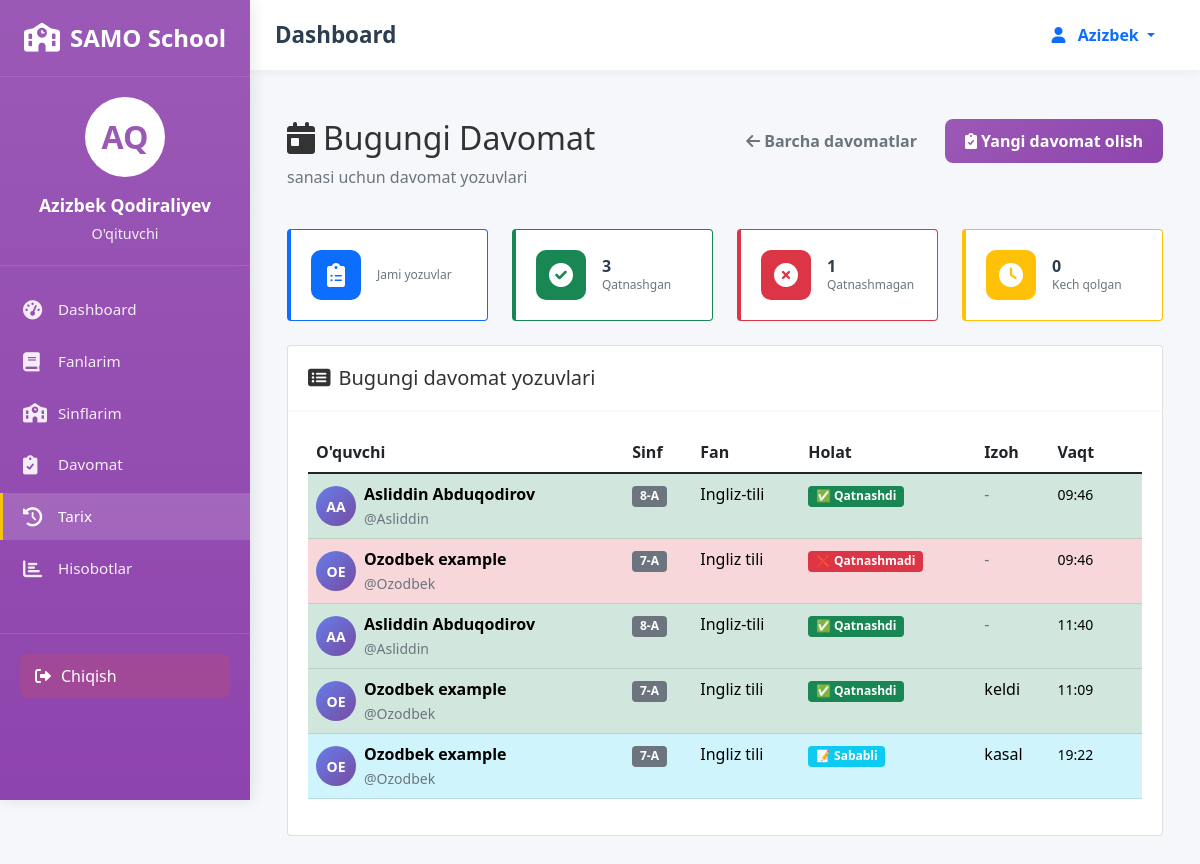
Screenshot of /teacher/my-attendance/ (signed in) with the database file from the repository.
### attendance/models.py (models this page shows, shortened)
class Attendance(models.Model):
    STATUS_CHOICES = [
        ('present', 'Present'),
        ('absent', 'Absent'),
        ('late', 'Late'),
        ('excused', 'Excused'),
    ]
    student = models.ForeignKey(User, on_delete=models.CASCADE, related_name='attendances')
    teacher = models.ForeignKey(User, on_delete=models.CASCADE, related_name='taken_attendances')
    subject = models.ForeignKey(Subject, on_delete=models.CASCADE)
    class_obj = models.ForeignKey(Class, on_delete=models.CASCADE)
    date = models.DateField()
    status = models.CharField(max_length=10, choices=STATUS_CHOICES, default='present')
    notes = models.TextField(blank=True, null=True)
    created_at = models.DateTimeField(auto_now_add=True)
    updated_at = models.DateTimeField(auto_now=True)
    class Meta:
        ordering = ['-date', '-created_at']

class Class(models.Model):
    name = models.CharField(max_length=50)
    teacher = models.ForeignKey(User, on_delete=models.SET_NULL, null=True,
                                related_name='teacher_classes')
    room = models.CharField(max_length=20, blank=True, null=True)
    schedule = models.CharField(max_length=100, blank=True, null=True)
    created_at = models.DateTimeField(auto_now_add=True)

class Subject(models.Model):
    name = models.CharField(max_length=100)
    teacher = models.ForeignKey(User, on_delete=models.SET_NULL, null=True,
                                related_name='teacher_subjects')
    classes = models.ManyToManyField(Class, related_name='subjects')
    lessons_per_week = models.IntegerField(default=1)
    schedule = models.CharField(max_length=100, blank=True, null=True)
    created_at = models.DateTimeField(auto_now_add=True)

### attendance/views.py (the view)
# urls.py: path('teacher/my-attendance/', views.teacher_my_attendance, name='teacher_my_attendance'),
@login_required
def teacher_my_attendance(request):
    if not hasattr(request.user, 'profile') or request.user.profile.role != 'teacher':
        messages.error(request, "Sizda o'qituvchi huquqlari yo'q!")
        return redirect('login')
    date_from = request.GET.get('date_from', '')
    date_to = request.GET.get('date_to', '')
    class_filter = request.GET.get('class', '')
    subject_filter = request.GET.get('subject', '')
    student_filter = request.GET.get('student', '')
    status_filter = request.GET.get('status', '')
    attendance_records = Attendance.objects.filter(
        teacher=request.user
    ).select_related('student', 'subject', 'class_obj').order_by('-date', '-created_at')
    if date_from:
        try:
            attendance_records = attendance_records.filter(date__gte=date_from)
        except:
            pass
    if date_to:
        try:
            attendance_records = attendance_records.filter(date__lte=date_to)
        except:
            pass
    if class_filter:
        attendance_records = attendance_records.filter(class_obj__name__icontains=class_filter)
    if subject_filter:
        attendance_records = attendance_records.filter(subject__name__icontains=subject_filter)
    if student_filter:
        attendance_records = attendance_records.filter(
            Q(student__first_name__icontains=student_filter) |
            Q(student__last_name__icontains=student_filter) |
            Q(student__username__icontains=student_filter)
        )
    if status_filter:
        attendance_records = attendance_records.filter(status=status_filter)
    total_records = attendance_records.count()
    present_count = attendance_records.filter(status='present').count()
    absent_count = attendance_records.filter(status='absent').count()
    late_count = attendance_records.filter(status='late').count()
    excused_count = attendance_records.filter(status='excused').count()
    classes = Class.objects.filter(teacher=request.user).distinct()
    subjects = Subject.objects.filter(teacher=request.user).distinct()
    page = request.GET.get('page', 1)
    paginator = Paginator(attendance_records, 50)  # 50 records per page
    try:
        attendance_records_page = paginator.page(page)
    except PageNotAnInteger:
        attendance_records_page = paginator.page(1)
    except EmptyPage:
        attendance_records_page = paginator.page(paginator.num_pages)
    context = {
        'attendance_records': attendance_records_page,
        'classes': classes,
        'subjects': subjects,
        'total_records': total_records,
        'present_count': present_count,
        'absent_count': absent_count,
        'late_count': late_count,
        'excused_count': excused_count,
        'date_from': date_from,
        'date_to': date_to,
        'class_filter': class_filter,
        'subject_filter': subject_filter,
        'student_filter': student_filter,
        'status_filter': status_filter,
    }
    return render(request, 'attendance/teacher_my_attendance.html', context)

### attendance/templates/attendance/teacher_my_attendance.html (shortened to what this page needs)
{% extends 'attendance/base.html' %}
{% block content %}
<div class="container-fluid py-4">
    <div class="row mb-4">
        <div class="col">
            <div class="page-header">
                <h1 class="h2 mb-2">
                    <i class="fas fa-calendar-day me-2"></i>Bugungi Davomat
                </h1>
                <p class="text-muted">{{ today|date:"d F Y, l" }} sanasi uchun davomat yozuvlari</p>
            </div>
        </div>
        <div class="col-auto">
            <div class="d-flex gap-2">
                <a href="{% url 'teacher_my_attendance' %}" class="btn btn-outline-secondary">
                    <i class="fas fa-arrow-left me-1"></i>Barcha davomatlar
                </a>
                <a href="{% url 'teacher_my_classes' %}" class="btn btn-primary">
                    <i class="fas fa-clipboard-check me-1"></i>Yangi davomat olish
                </a>
            </div>
        </div>
    </div>
    <div class="row mb-4">
        <div class="col-md-3">
            <div class="card stat-card border-primary">
                <div class="card-body">
                    <div class="d-flex align-items-center">
                        <div class="stat-icon bg-primary">
                            <i class="fas fa-clipboard-list"></i>
                        </div>
                        <div class="ms-3">
                            <p class="stat-label text-muted mb-0">Jami yozuvlar</p>
                        </div>
                    </div>
                </div>
            </div>
        </div>
        <div class="col-md-3">
            <div class="card stat-card border-success">
                <div class="card-body">
                    <div class="d-flex align-items-center">
                        <div class="stat-icon bg-success">
                            <i class="fas fa-check-circle"></i>
                        </div>
                        <div class="ms-3">
                            <h3 class="stat-value">{{ present_count }}</h3>
                            <p class="stat-label text-muted mb-0">Qatnashgan</p>
                        </div>
                    </div>
                </div>
            </div>
        </div>
        <div class="col-md-3">
            <div class="card stat-card border-danger">
                <div class="card-body">
                    <div class="d-flex align-items-center">
                        <div class="stat-icon bg-danger">
                            <i class="fas fa-times-circle"></i>
                        </div>
                        <div class="ms-3">
                            <h3 class="stat-value">{{ absent_count }}</h3>
                            <p class="stat-label text-muted mb-0">Qatnashmagan</p>
                        </div>
                    </div>
                </div>
            </div>
        </div>
        <div class="col-md-3">
            <div class="card stat-card border-warning">
                <div class="card-body">
                    <div class="d-flex align-items-center">
                        <div class="stat-icon bg-warning">
                            <i class="fas fa-clock"></i>
                        </div>
                        <div class="ms-3">
                            <h3 class="stat-value">{{ late_count }}</h3>
                            <p class="stat-label text-muted mb-0">Kech qolgan</p>
                        </div>
                    </div>
                </div>
            </div>
        </div>
    </div>
    <div class="card">
        <div class="card-header">
            <h5 class="card-title mb-0">
                <i class="fas fa-list-alt me-2"></i>Bugungi davomat yozuvlari
            </h5>
        </div>
        <div class="card-body">
            {% if attendance_records %}
            <div class="table-responsive">
                <table class="table table-hover">
                    <thead>
                        <tr>
                            <th>O'quvchi</th>
                            <th>Sinf</th>
                            <th>Fan</th>
                            <th>Holat</th>
                            <th>Izoh</th>
                            <th>Vaqt</th>
                        </tr>
                    </thead>
                    <tbody>
                        {% for record in attendance_records %}
                        <tr class="{% if record.status == 'present' %}table-success{% elif record.status == 'absent' %}table-danger{% elif record.status == 'late' %}table-warning{% else %}table-info{% endif %}">
                            <td>
                                <div class="d-flex align-items-center">
                                    <div class="student-avatar me-2">
                                        {{ record.student.first_name|first|upper }}{{ record.student.last_name|first|upper }}
                                    </div>
                                    <div>
                                        <strong>{{ record.student.get_full_name }}</strong>
                                        <br>
                                        <small class="text-muted">@{{ record.student.username }}</small>
                                    </div>
                                </div>
                            </td>
                            <td>
                                <span class="badge bg-secondary">{{ record.class_obj.name }}</span>
                            </td>
                            <td>{{ record.subject.name }}</td>
                            <td>
                                {% if record.status == 'present' %}
                                <span class="badge bg-success">✅ Qatnashdi</span>
                                {% elif record.status == 'absent' %}
                                <span class="badge bg-danger">❌ Qatnashmadi</span>
                                {% elif record.status == 'late' %}
                                <span class="badge bg-warning">⏰ Kech qoldi</span>
                                {% else %}
                                <span class="badge bg-info">📝 Sababli</span>
                                {% endif %}
                            </td>
                            <td>
                                {% if record.notes %}
                                <div class="notes-preview" data-bs-toggle="tooltip" title="{{ record.notes }}">
                                    {{ record.notes|truncatechars:30 }}
                                </div>
                                {% else %}
                                <span class="text-muted">-</span>
                                {% endif %}
                            </td>
                            <td>
                                <small>{{ record.created_at|time:"H:i" }}</small>
                            </td>
                            <td>
                            </td>
                        </tr>
                        {% endfor %}
                    </tbody>
                </table>
            </div>
            {% endif %}
        </div>
    </div>
</div>
{% endblock %}

### attendance/templates/attendance/base.html (shortened to what this page needs)
<!DOCTYPE html>
<html lang="uz">
<head>
    <link href="https://cdn.jsdelivr.net/npm/bootstrap@5.1.3/dist/css/bootstrap.min.css" rel="stylesheet">
    <link rel="stylesheet" href="https://cdnjs.cloudflare.com/ajax/libs/font-awesome/6.0.0/css/all.min.css">
</head>
<body>
    <nav class="sidebar" id="sidebar">
        <div class="sidebar-header">
            <a href="{% url 'teacher_dashboard' %}" class="sidebar-brand">
                <i class="fas fa-school"></i>
                <span>SAMO School</span>
            </a>
        </div>
        <div class="user-profile">
            <div class="profile-avatar">
                {{ request.user.first_name|first|upper }}{{ request.user.last_name|first|upper }}
            </div>
            <div class="profile-name">{{ request.user.get_full_name }}</div>
            <div class="profile-role">O'qituvchi</div>
        </div>
        <ul class="sidebar-menu">
            <li class="menu-item {% if request.resolver_match.url_name == 'teacher_dashboard' %}active{% endif %}">
                <a href="{% url 'teacher_dashboard' %}" class="menu-link">
                    <i class="fas fa-tachometer-alt"></i>
                    <span class="menu-text">Dashboard</span>
                </a>
            </li>
            <li class="menu-item {% if request.resolver_match.url_name == 'teacher_my_subjects' %}active{% endif %}">
                <a href="{% url 'teacher_my_subjects' %}" class="menu-link">
                    <i class="fas fa-book"></i>
                    <span class="menu-text">Fanlarim</span>
                </a>
            </li>
            <li class="menu-item {% if request.resolver_match.url_name == 'teacher_my_classes' %}active{% endif %}">
                <a href="{% url 'teacher_my_classes' %}" class="menu-link">
                    <i class="fas fa-school"></i>
                    <span class="menu-text">Sinflarim</span>
                </a>
            </li>
            <li class="menu-item {% if request.resolver_match.url_name == 'take_attendance' %}active{% endif %}">
                <a href="{% url 'take_attendance' %}" class="menu-link">
                    <i class="fas fa-clipboard-check"></i>
                    <span class="menu-text">Davomat</span>
                </a>
            </li>
            <li class="menu-item {% if request.resolver_match.url_name == 'teacher_my_attendance' %}active{% endif %}">
                <a href="{% url 'teacher_my_attendance' %}" class="menu-link">
                    <i class="fas fa-history"></i>
                    <span class="menu-text">Tarix</span>
                </a>
            </li>
            <li class="menu-item {% if request.resolver_match.url_name == 'teacher_reports' %}active{% endif %}">
                <a href="{% url 'teacher_reports' %}" class="menu-link">
                    <i class="fas fa-chart-bar"></i>
                    <span class="menu-text">Hisobotlar</span>
                </a>
            </li>
        </ul>
        <div class="sidebar-footer">
            <button class="logout-btn" onclick="window.location.href='{% url 'logout' %}'">
                <i class="fas fa-sign-out-alt"></i>
                <span>Chiqish</span>
            </button>
        </div>
    </nav>
    <div class="main-wrapper" id="mainWrapper">
        <header class="main-header">
            <div class="header-left">
                <h1 class="page-title">{% block page_title %}Dashboard{% endblock %}</h1>
            </div>
            <div class="header-right">
                <div class="dropdown">
                    <button class="btn btn-outline-primary dropdown-toggle" type="button" id="userDropdown" data-bs-toggle="dropdown">
                        <i class="fas fa-user me-2"></i>
                        {{ request.user.get_short_name|default:request.user.username }}
                    </button>
                </div>
            </div>
        </header>
        <main class="main-content">
            {% block content %}{% endblock %}
        </main>
    </div>
</body>
</html>

### rows the page displays
Attendance: student.first_name|first "A", student.last_name|first "A", student.get_full_name "Asliddin Abduqodirov", student.username "Asliddin", class_obj.name "8-A", subject.name "Ingliz-tili", status "✅ Qatnashdi", created_at "09:46"
Attendance: student.first_name|first "O", student.last_name|first "E", student.get_full_name "Ozodbek example", student.username "Ozodbek", class_obj.name "7-A", subject.name "Ingliz tili", status "❌ Qatnashmadi", created_at "09:46"
Attendance: student.first_name|first "A", student.last_name|first "A", student.get_full_name "Asliddin Abduqodirov", student.username "Asliddin", class_obj.name "8-A", subject.name "Ingliz-tili", status "✅ Qatnashdi", created_at "11:40"
Attendance: student.first_name|first "O", student.last_name|first "E", student.get_full_name "Ozodbek example", student.username "Ozodbek", class_obj.name "7-A", subject.name "Ingliz tili", status "✅ Qatnashdi", notes "keldi", created_at "11:09"
Attendance: student.first_name|first "O", student.last_name|first "E", student.get_full_name "Ozodbek example", student.username "Ozodbek", class_obj.name "7-A", subject.name "Ingliz tili", status "📝 Sababli", notes "kasal", created_at "19:22"

### other values shown
{{ request.user.first_name|first|upper }} "A"
{{ request.user.last_name|first|upper }} "Q"
{{ request.user.get_full_name }} "Azizbek Qodiraliyev"
{{ request.user.get_short_name|default:request.user.username }} "Azizbek"
{{ present_count }} "3"
{{ absent_count }} "1"
{{ late_count }} "0"
